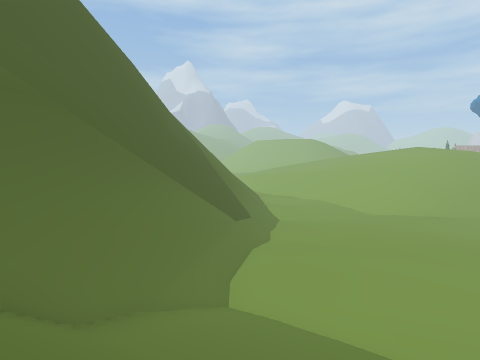
View 1 (above)

13 first-person views from a walk through a Unity game level. The camera is 1.5 m above the floor, tilts 6° down and sees 80° across. The floor is counted in squares, 2 m on a side. Each view is taken from the middle of a square. On the plan, view 1 faces up. The plan holds only what a view shows up to about 10 squares ahead; the rest is blank. The place goes on beyond the plan. The player is left out. Some animated figures are left out.

View 2
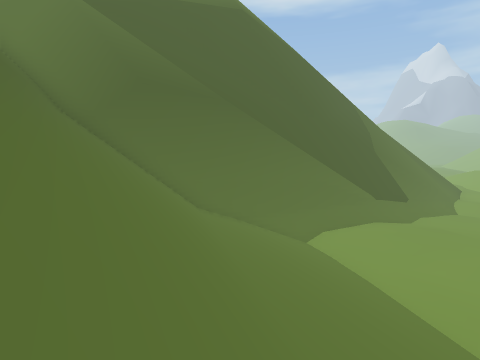

View 3
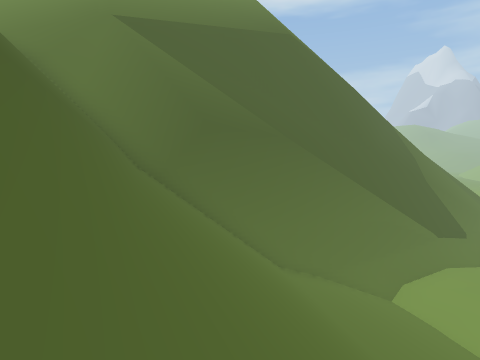

View 4
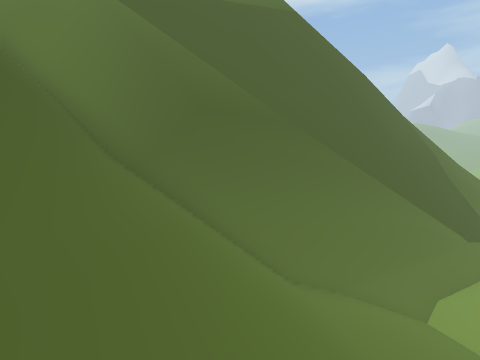

View 5
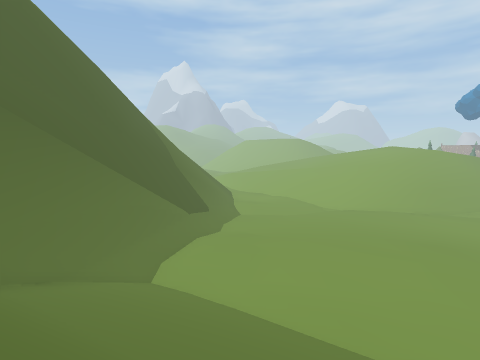

View 6
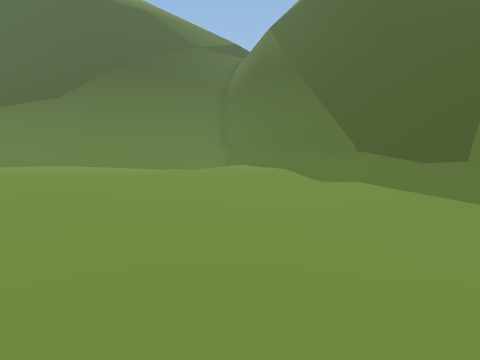

View 7
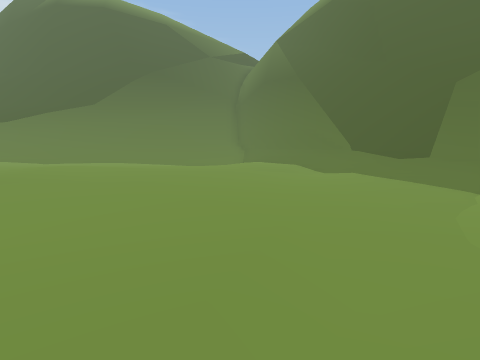

View 8
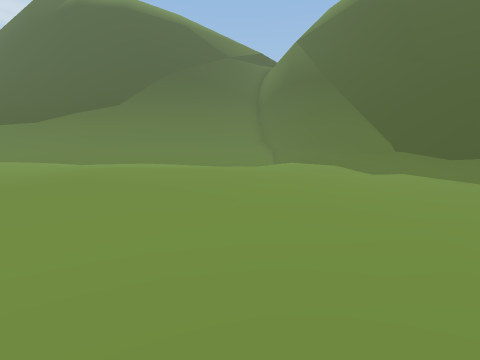

View 9
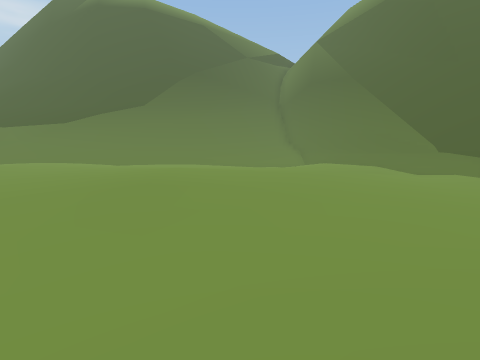

View 10
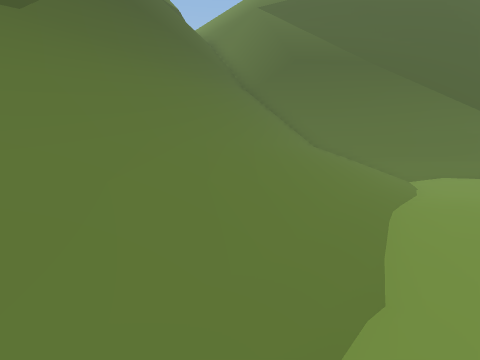

View 11
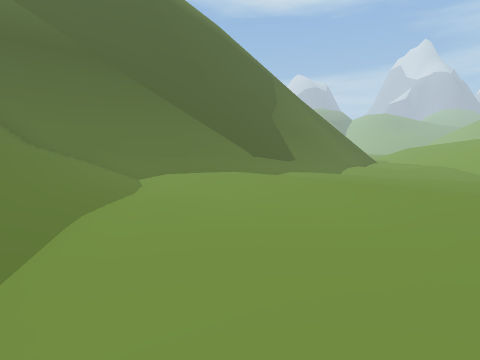

View 12
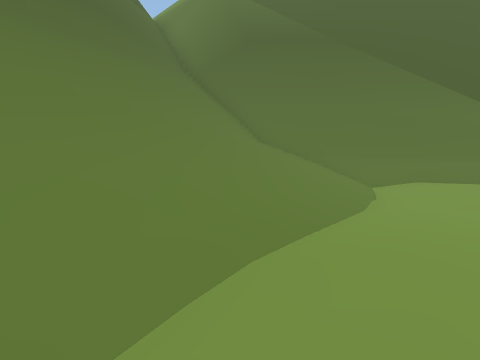

View 13
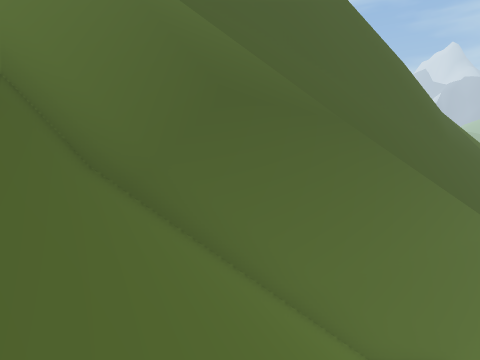

### Floor plan
Key: @ floor where view 1 was taken; # wall or solid block; . main floor; - floor 0.75 m lower than the main floor; / step, stairs or slope; = window, fence, low wall or low ledge; ^ raised ledge; v drop or lower ground.
Columns run from 11 left of view 1 to 11 right of it. Each row starts with its distance up from view 1.
 15               -------
 14        #///#/---------
 13        ^//v#/----------
 12         #v=#/----------
 11       v #v#//----.-----
 10       v^# #/.......----
  9       vv^ #/.........--
  8      vvv ^#/..........-
  7      vvv #/...........
  6     /vv  #/.--........
  5     /vv ##///-........
  4     vvv##/////........
  3    /vv ##///////......
  2   vvvv##/////////.....
  1  ##vv #////////////...
  0 ##=vvv###//@///////
 -1   #=  v #^#///////
 -2           ^^#////
 -3              ##

Where each view was taken, in squares from view 1:
view 1: 0 up, 0 right, facing up
view 2: 1 down, 4 right, facing up-left
view 3: 2 down, 2 right, facing up-left
view 4: 1 down, 1 right, facing up-left
view 5: 1 down, 2 right, facing up
view 6: 14 up, 7 right, facing down-left
view 7: 15 up, 9 right, facing down-left
view 8: 14 up, 10 right, facing down-left
view 9: 13 up, 11 right, facing down-left
view 10: 1 up, 8 right, facing left
view 11: 2 up, 8 right, facing up-left
view 12: 3 up, 6 right, facing left
view 13: 0 up, 1 left, facing up-left
